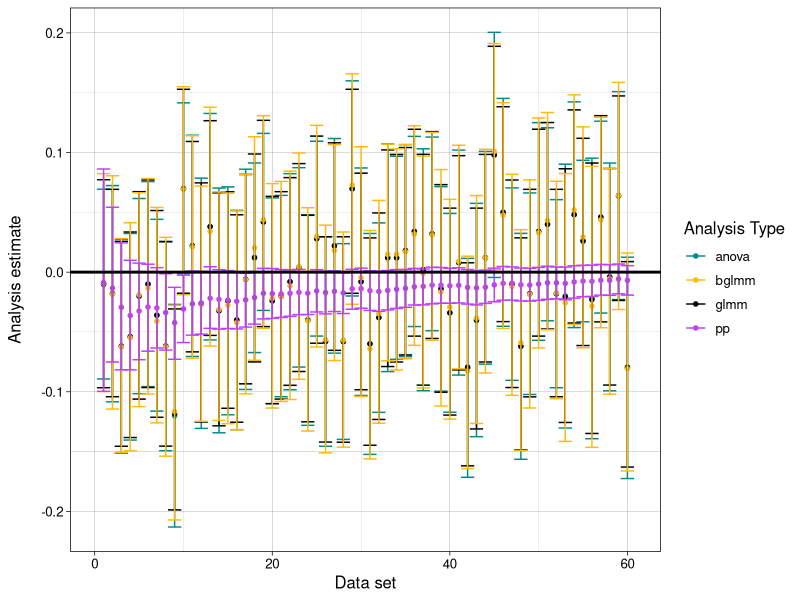
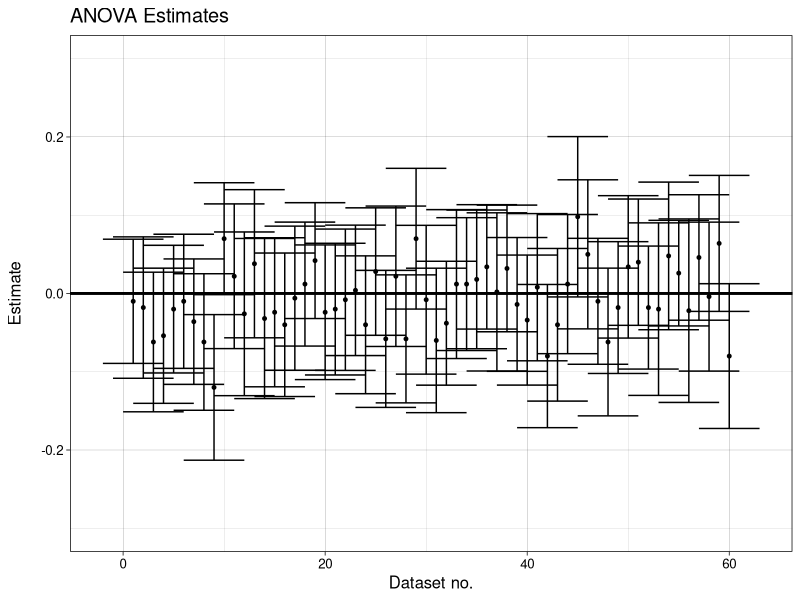
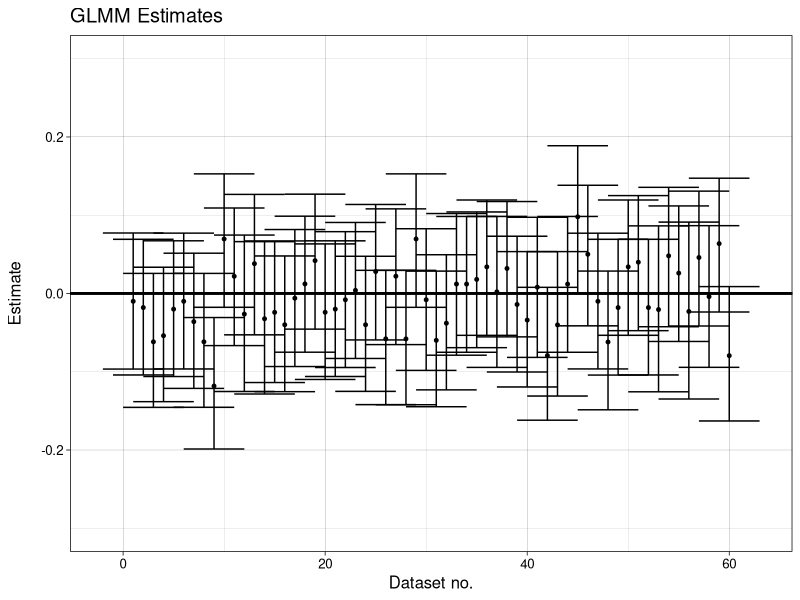
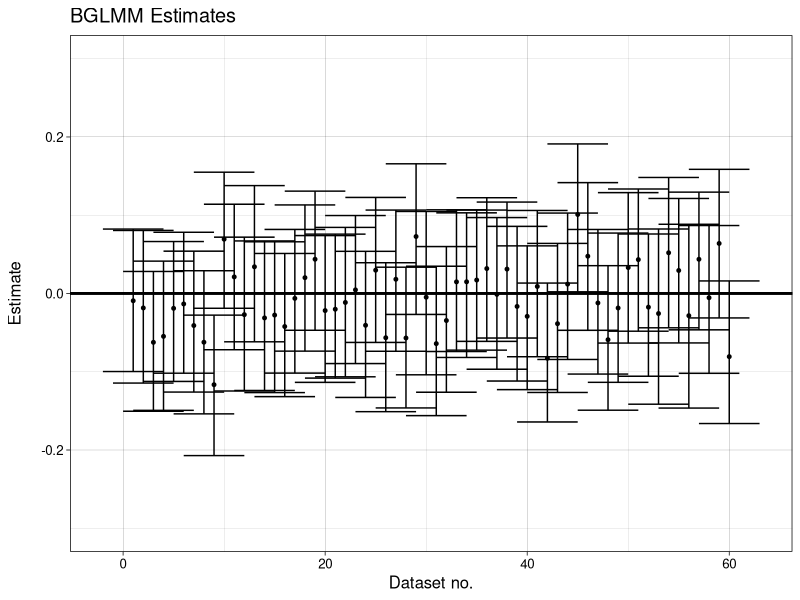
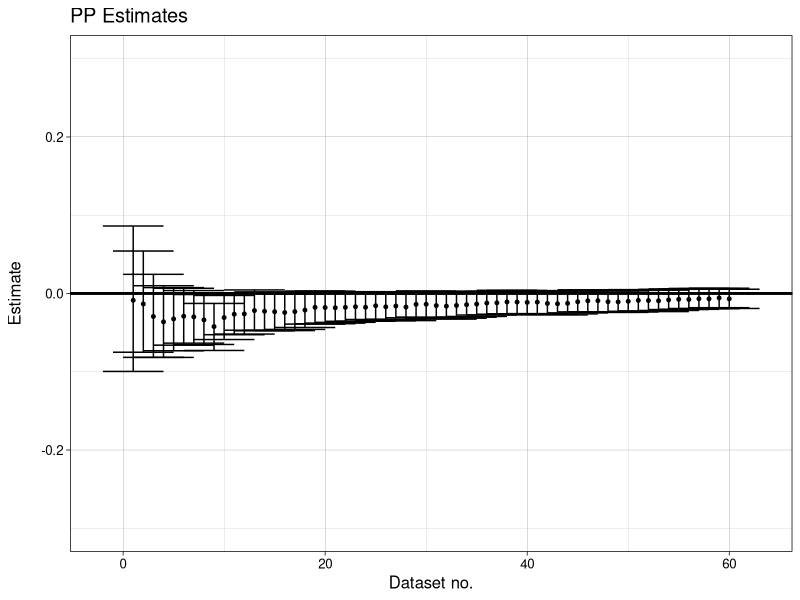
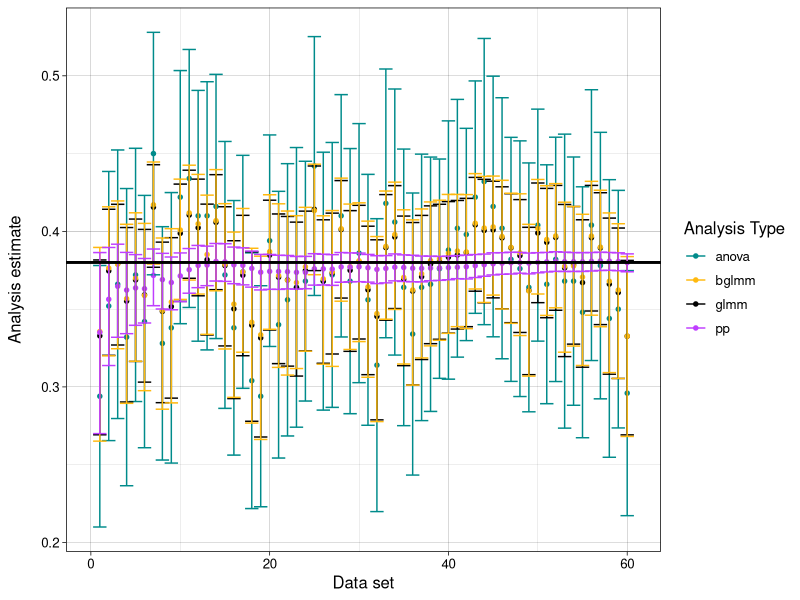
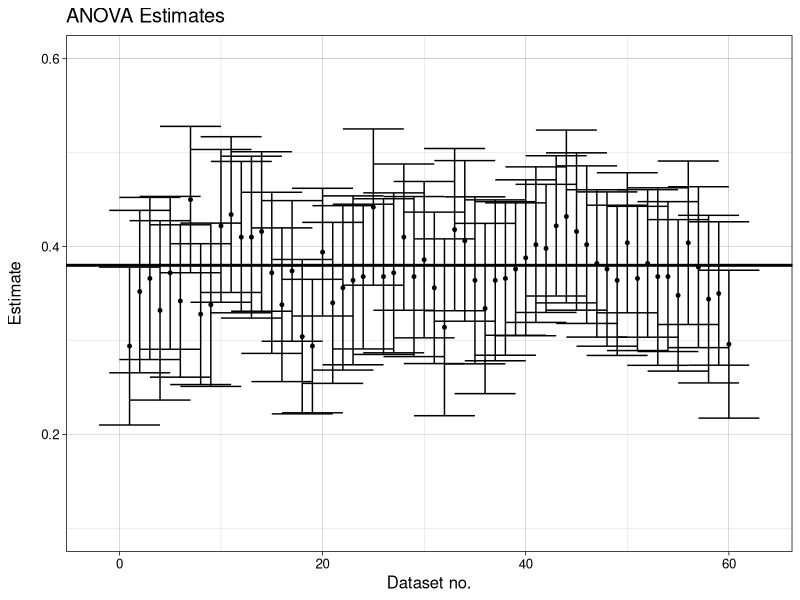
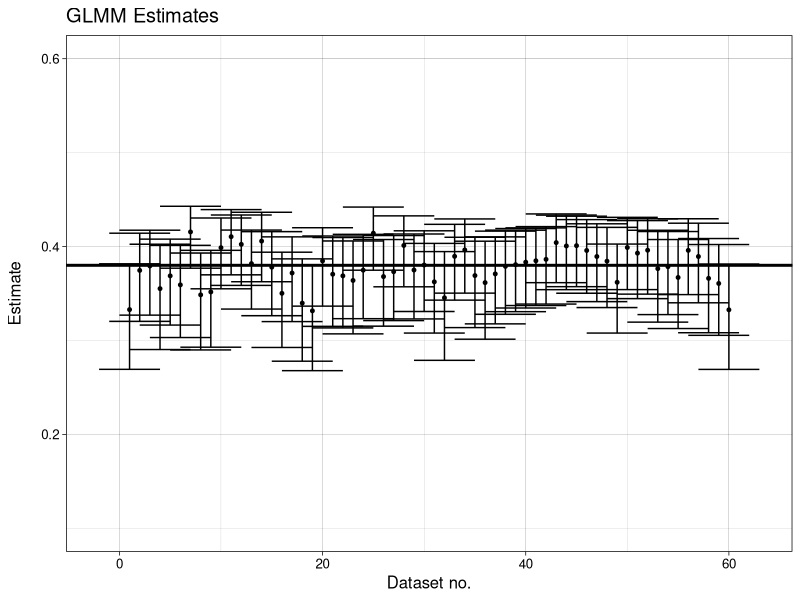

Recreate these plots in R, in order.
##### For the plots of a single example simulation of no effect (Fig2a) and a large effect (Fig2b)
##### we extracted one example simulation for each (with variation 0) from the main analysis.
##### This can be achieved by changing the "b_sex_conds" and "var_bases" parameters (lines 26 & 27 of "main.R") to be just 0,0 and 2,0 respectively. 
#### The "n_repeats" is then changed to 1 (line 37 of main.R)
#### These example simulations  are then saved on line 191 of util.R ("saved_results <<- results")

library(reshape2)
library(ggplot2)

##### (Fig 2a)
#####

#### plotting the saved results of 0 effect and 0 variation (Fig. 2a):

saved_0_0 <- read.delim("0_0_saved_results.txt")
plot_dataset_0_0 <- saved_0_0[,c("expt","analysis_type","b_sex_cond_lower","b_sex_cond_upper","b_sex_cond_med")]


#transform everything to same scale as anovas
plot_dataset_0_0$estimate <- ifelse((plot_dataset_0_0$analysis_type == "anova"), plot_dataset_0_0$b_sex_cond_med, (exp(plot_dataset_0_0$b_sex_cond_med)/(1+exp(plot_dataset_0_0$b_sex_cond_med)))-0.5)
plot_dataset_0_0$estimate_upper <- ifelse((plot_dataset_0_0$analysis_type == "anova"), plot_dataset_0_0$b_sex_cond_upper, (exp(plot_dataset_0_0$b_sex_cond_upper)/(1+exp(plot_dataset_0_0$b_sex_cond_upper)))-0.5)
plot_dataset_0_0$estimate_lower <- ifelse((plot_dataset_0_0$analysis_type == "anova"), plot_dataset_0_0$b_sex_cond_lower, (exp(plot_dataset_0_0$b_sex_cond_lower)/(1+exp(plot_dataset_0_0$b_sex_cond_lower)))-0.5)

#cbPalette <- c("#999999", "#E69F00", "#56B4E9", "#009E73", "#F0E442", "#0072B2", "#D55E00", "#CC79A7")

#ColourBrewer palette diverging: BrBG PiYG PRGn PuOr RdBu RdGy RdYlBu RdYlGn Spectral,
#ColourBrewer palette qualitative: Accent, Dark2, Paired, Pastel1, Pastel2, Set1, Set2, Set3,

#plot on same axis
limits <- aes(ymax = plot_dataset_0_0$estimate_upper, ymin = plot_dataset_0_0$estimate_lower)
APlot <- ggplot(plot_dataset_0_0, aes(x=expt, y=estimate, group =analysis_type, col=analysis_type))
APlot + geom_point(data = plot_dataset_0_0, size = 1.2, position = position_dodge(width = 0)) + 
  scale_color_manual(values=c("cyan4", "darkgoldenrod1", "black", "darkorchid1")) +
  geom_errorbar(limits, width = 6, position = position_dodge(width = 0)) +
  geom_hline(aes(yintercept=0), linetype="solid", color="black", size=1, show.legend=FALSE) +
  labs(color="Analysis Type")+
  xlab("Data set") +
  ylab("Analysis estimate")+
  theme_linedraw() + theme(text = element_text(size=12), axis.title.y=element_text(margin=margin(0,12,0,0)))


### making subsets to see analyses on separate plots
just_anova <- subset(plot_dataset_0_0, plot_dataset_0_0$analysis_type=="anova")
just_glmm <- subset(plot_dataset_0_0, plot_dataset_0_0$analysis_type=="glmm")
just_bglmm <- subset(plot_dataset_0_0, plot_dataset_0_0$analysis_type=="bglmm")
just_pp <- subset(plot_dataset_0_0, plot_dataset_0_0$analysis_type =="pp")

#plot on diff axes: anova
limits <- aes(ymax = just_anova$estimate_upper, ymin = just_anova$estimate_lower)
AnovPlot <- ggplot(just_anova, aes(x=expt, y=estimate))
AnovPlot + geom_point(data = just_anova, size = 1) + 
  geom_errorbar(limits, width = 6) +
  geom_hline(aes(yintercept=0), linetype="solid", color="black", size=1, show.legend=FALSE) +
  xlab("Dataset no.") +
  ylab("Estimate") +
  labs(title="ANOVA Estimates") +
  scale_y_continuous(limits=c(-0.3,0.3)) +
  theme_linedraw() + theme(text = element_text(size=12), axis.title.y=element_text(margin=margin(0,12,0,0)))

#plot on diff axes: glmm
limits <- aes(ymax = just_glmm$estimate_upper, ymin = just_glmm$estimate_lower)
AnovPlot <- ggplot(just_glmm, aes(x=expt, y=estimate))
AnovPlot + geom_point(data = just_glmm, size = 1) + 
  geom_errorbar(limits, width = 6) +
  geom_hline(aes(yintercept=0), linetype="solid", color="black", size=1, show.legend=FALSE) +
  xlab("Dataset no.") +
  ylab("Estimate") +
  labs(title="GLMM Estimates") +
  scale_y_continuous(limits=c(-0.3,0.3)) +
  theme_linedraw() + theme(text = element_text(size=12), axis.title.y=element_text(margin=margin(0,12,0,0)))

#plot on diff axes: BGLMM
limits <- aes(ymax = just_bglmm$estimate_upper, ymin = just_bglmm$estimate_lower)
AnovPlot <- ggplot(just_bglmm, aes(x=expt, y=estimate))
AnovPlot + geom_point(data = just_bglmm, size = 1) + 
  geom_errorbar(limits, width = 6) +
  geom_hline(aes(yintercept=0), linetype="solid", color="black", size=1, show.legend=FALSE) +
  xlab("Dataset no.") +
  ylab("Estimate") +
  labs(title="BGLMM Estimates") +
  scale_y_continuous(limits=c(-0.3,0.3)) +
  theme_linedraw() + theme(text = element_text(size=12), axis.title.y=element_text(margin=margin(0,12,0,0)))

#plot on diff axes: pp
limits <- aes(ymax = just_pp$estimate_upper, ymin = just_pp$estimate_lower)
AnovPlot <- ggplot(just_pp, aes(x=expt, y=estimate))
AnovPlot + geom_point(data = just_pp, size = 1) + 
  geom_errorbar(limits, width = 6) +
  geom_hline(aes(yintercept=0), linetype="solid", color="black", size=1, show.legend=FALSE) +
  xlab("Dataset no.") +
  ylab("Estimate") +
  labs(title="PP Estimates") +
  scale_y_continuous(limits=c(-0.3,0.3)) +
  theme_linedraw() + theme(text = element_text(size=12), axis.title.y=element_text(margin=margin(0,12,0,0)))

#####
##### (Fig 2b)

#### Plotting saved results for no variation and a log odds increase of 2 (Fig.2b):

saved_0_2 <- read.delim("saved_0_2.txt")
plot_dataset_0_2 <- saved_0_2[,c("expt","analysis_type","b_sex_cond_lower","b_sex_cond_upper","b_sex_cond_med")]


#transform everything to same scale as anovas
plot_dataset_0_2$estimate <- ifelse((plot_dataset_0_2$analysis_type == "anova"), plot_dataset_0_2$b_sex_cond_med, (exp(plot_dataset_0_2$b_sex_cond_med)/(1+exp(plot_dataset_0_2$b_sex_cond_med)))-0.5)
plot_dataset_0_2$estimate_upper <- ifelse((plot_dataset_0_2$analysis_type == "anova"), plot_dataset_0_2$b_sex_cond_upper, (exp(plot_dataset_0_2$b_sex_cond_upper)/(1+exp(plot_dataset_0_2$b_sex_cond_upper)))-0.5)
plot_dataset_0_2$estimate_lower <- ifelse((plot_dataset_0_2$analysis_type == "anova"), plot_dataset_0_2$b_sex_cond_lower, (exp(plot_dataset_0_2$b_sex_cond_lower)/(1+exp(plot_dataset_0_2$b_sex_cond_lower)))-0.5)



#plot on same axis
limits <- aes(ymax = plot_dataset_0_2$estimate_upper, ymin = plot_dataset_0_2$estimate_lower)

APlot <- ggplot(plot_dataset_0_2, aes(x=expt, y=estimate, group =analysis_type, col=analysis_type))
APlot + geom_point(data = plot_dataset_0_2, size = 1.2, position = position_dodge(width = 0)) + 
  scale_color_manual(values=c("cyan4", "darkgoldenrod1", "black", "darkorchid1")) +
  geom_errorbar(limits, width = 6, position = position_dodge(width = 0)) +
  geom_hline(aes(yintercept=0.38), linetype="solid", color="black", size=1, show.legend=FALSE) +
  labs(color="Analysis Type") +
  xlab("Data set") +
  ylab("Analysis estimate")+
  theme_linedraw() + theme(text = element_text(size=12), axis.title.y=element_text(margin=margin(0,12,0,0)))

### making subsets to see analyses on different on separate plots 
just_anova <- subset(plot_dataset_0_2, plot_dataset_0_2$analysis_type=="anova")
just_glmm <- subset(plot_dataset_0_2, plot_dataset_0_2$analysis_type=="glmm")
just_bglmm <- subset(plot_dataset_0_2, plot_dataset_0_2$analysis_type=="bglmm")
just_pp <- subset(plot_dataset_0_2, plot_dataset_0_2$analysis_type =="pp")

#plot on diff axis: anova
limits <- aes(ymax = just_anova$estimate_upper, ymin = just_anova$estimate_lower)

APlot <- ggplot(just_anova, aes(x=expt, y=estimate))
APlot + geom_point(data = just_anova, size = 1) + 
  geom_errorbar(limits, width = 6) +
  geom_hline(aes(yintercept=0.38), linetype="solid", color="black", size=1, show.legend=FALSE) +
  xlab("Dataset no.") +
  ylab("Estimate") +
  labs(title="ANOVA Estimates") +
  scale_y_continuous(limits=c(0.1,0.6)) +
  theme_linedraw() + theme(text = element_text(size=12), axis.title.y=element_text(margin=margin(0,12,0,0)))

#plot on diff axis: glmm
limits <- aes(ymax = just_glmm$estimate_upper, ymin = just_glmm$estimate_lower)

APlot <- ggplot(just_glmm, aes(x=expt, y=estimate))
APlot + geom_point(data = just_glmm, size = 1) + 
  geom_errorbar(limits, width = 6) +
  geom_hline(aes(yintercept=0.38), linetype="solid", color="black", size=1, show.legend=FALSE) +
  xlab("Dataset no.") +
  ylab("Estimate") +
  labs(title="GLMM Estimates") +
  scale_y_continuous(limits=c(0.1,0.6)) +
  theme_linedraw() + theme(text = element_text(size=12), axis.title.y=element_text(margin=margin(0,12,0,0)))

#plot on diff axis: bglmm
limits <- aes(ymax = just_bglmm$estimate_upper, ymin = just_bglmm$estimate_lower)

APlot <- ggplot(just_bglmm, aes(x=expt, y=estimate))
APlot + geom_point(data = just_bglmm, size = 1) + 
  geom_errorbar(limits, width = 6) +
  geom_hline(aes(yintercept=0.38), linetype="solid", color="black", size=1, show.legend=FALSE) +
  xlab("Dataset no.") +
  ylab("Estimate") +
  labs(title="BGLMM Estimates") +
  scale_y_continuous(limits=c(0.1,0.6)) +
  theme_linedraw() + theme(text = element_text(size=12), axis.title.y=element_text(margin=margin(0,12,0,0)))

#plot on diff axis: pp
limits <- aes(ymax = just_pp$estimate_upper, ymin = just_pp$estimate_lower)

APlot <- ggplot(just_pp, aes(x=expt, y=estimate))
APlot + geom_point(data = just_pp, size = 1) + 
  geom_errorbar(limits, width = 6) +
  geom_hline(aes(yintercept=0.38), linetype="solid", color="black", size=1, show.legend=FALSE) +
  xlab("Dataset no.") +
  ylab("Estimate") +
  labs(title="PP Estimates") +
  scale_y_continuous(limits=c(0.1,0.6)) +
  theme_linedraw() + theme(text = element_text(size=12), axis.title.y=element_text(margin=margin(0,12,0,0)))

